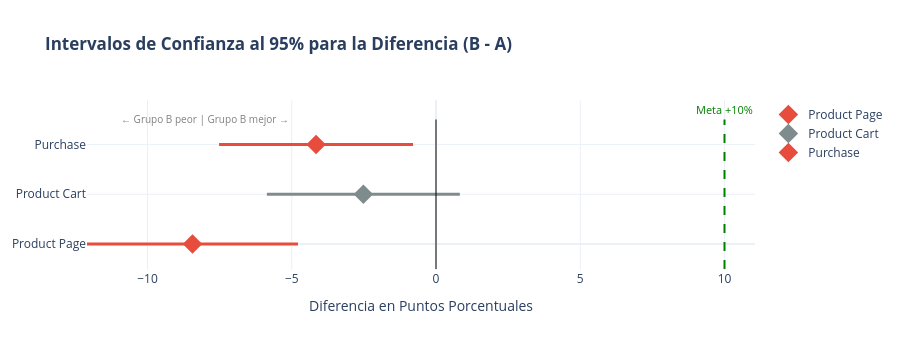

The cell this chart's notebook holds for it:
### Code cell
# Visualización de intervalos de confianza con Plotly
fig = go.Figure()

stages_display = [s.replace('_', ' ').title() for s in stages_to_test]

for idx, stage in enumerate(stages_to_test):
    r = results[stage]
    ci = r['ci_95']
    diff = r['diff'] * 100
    
    color = '#e74c3c' if r['significant'] else '#7f8c8d'
    
    # Punto de la diferencia
    fig.add_trace(go.Scatter(
        x=[diff],
        y=[idx],
        mode='markers',
        marker=dict(size=15, color=color, symbol='diamond'),
        name=f'{stages_display[idx]}',
        showlegend=True,
        hovertemplate=f"<b>{stages_display[idx]}</b><br>" +
                      f"Diferencia: {diff:.2f} p.p.<br>" +
                      f"IC 95%: [{ci[0]*100:.2f}%, {ci[1]*100:.2f}%]<extra></extra>"
    ))
    
    # Intervalo de confianza
    fig.add_trace(go.Scatter(
        x=[ci[0]*100, ci[1]*100],
        y=[idx, idx],
        mode='lines',
        line=dict(color=color, width=3),
        showlegend=False
    ))

# Líneas de referencia usando shapes
fig.add_shape(type="line", x0=0, x1=0, y0=-0.5, y1=2.5,
              line=dict(color="black", width=1))
fig.add_shape(type="line", x0=10, x1=10, y0=-0.5, y1=2.5,
              line=dict(color="green", width=2, dash="dash"))

# Anotación para la meta
fig.add_annotation(x=10, y=2.7, text="Meta +10%", showarrow=False,
                   font=dict(color="green", size=11))

fig.update_layout(
    title='<b>Intervalos de Confianza al 95% para la Diferencia (B - A)</b>',
    xaxis_title='Diferencia en Puntos Porcentuales',
    yaxis=dict(tickmode='array', tickvals=[0, 1, 2], ticktext=stages_display),
    height=350,
    showlegend=True
)

fig.add_annotation(
    x=-8, y=2.5,
    text="← Grupo B peor | Grupo B mejor →",
    showarrow=False,
    font=dict(size=10, color='gray')
)

fig.show()

### Figure 1 — Plotly figure (JSON) as saved in the notebook; plotly's stock layout.template omitted (floating-point values rounded to 4 significant figures)
{"data": [{"hovertemplate": "<b>Product Page</b><br>Diferencia: -8.44 p.p.<br>IC 95%: [-12.10%, -4.78%]<extra></extra>", "marker": {"color": "#e74c3c", "size": 15, "symbol": "diamond"}, "mode": "markers", "name": "Product Page", "showlegend": true, "type": "scatter", "x": [-8.44], "y": [0]}, {"line": {"color": "#e74c3c", "width": 3}, "mode": "lines", "showlegend": false, "type": "scatter", "x": [-12.1, -4.784], "y": [0, 0]}, {"hovertemplate": "<b>Product Cart</b><br>Diferencia: -2.52 p.p.<br>IC 95%: [-5.86%, 0.83%]<extra></extra>", "marker": {"color": "#7f8c8d", "size": 15, "symbol": "diamond"}, "mode": "markers", "name": "Product Cart", "showlegend": true, "type": "scatter", "x": [-2.518], "y": [1]}, {"line": {"color": "#7f8c8d", "width": 3}, "mode": "lines", "showlegend": false, "type": "scatter", "x": [-5.862, 0.8266], "y": [1, 1]}, {"hovertemplate": "<b>Purchase</b><br>Diferencia: -4.16 p.p.<br>IC 95%: [-7.52%, -0.80%]<extra></extra>", "marker": {"color": "#e74c3c", "size": 15, "symbol": "diamond"}, "mode": "markers", "name": "Purchase", "showlegend": true, "type": "scatter", "x": [-4.158], "y": [2]}, {"line": {"color": "#e74c3c", "width": 3}, "mode": "lines", "showlegend": false, "type": "scatter", "x": [-7.519, -0.7961], "y": [2, 2]}], "layout": {"annotations": [{"font": {"color": "green", "size": 11}, "showarrow": false, "text": "Meta +10%", "x": 10, "y": 2.7}, {"font": {"color": "gray", "size": 10}, "showarrow": false, "text": "← Grupo B peor | Grupo B mejor →", "x": -8, "y": 2.5}], "height": 350, "shapes": [{"line": {"color": "black", "width": 1}, "type": "line", "x0": 0, "x1": 0, "y0": -0.5, "y1": 2.5}, {"line": {"color": "green", "dash": "dash", "width": 2}, "type": "line", "x0": 10, "x1": 10, "y0": -0.5, "y1": 2.5}], "showlegend": true, "title": {"text": "<b>Intervalos de Confianza al 95% para la Diferencia (B - A)</b>"}, "xaxis": {"title": {"text": "Diferencia en Puntos Porcentuales"}}, "yaxis": {"tickmode": "array", "ticktext": ["Product Page", "Product Cart", "Purchase"], "tickvals": [0, 1, 2]}}}
